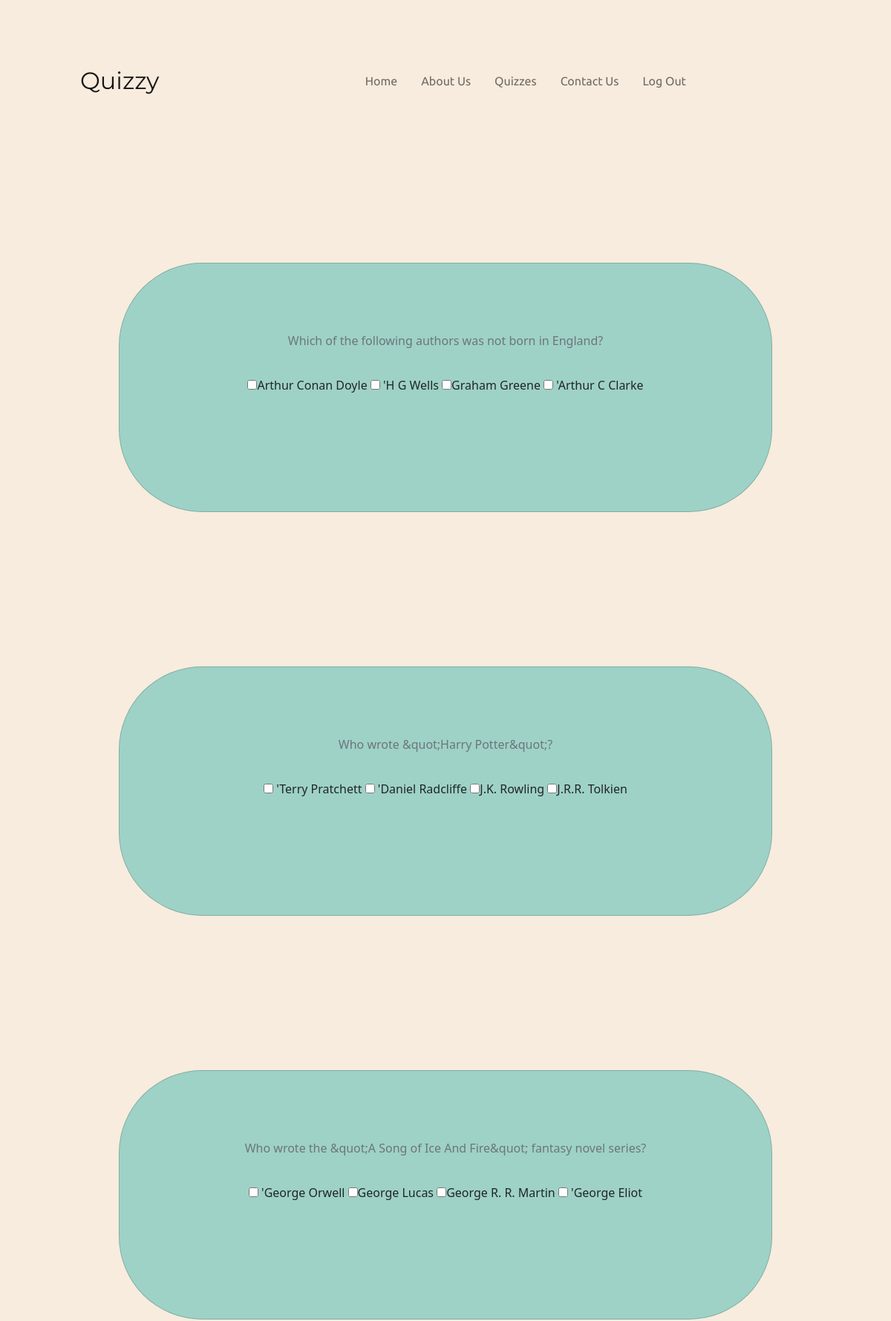
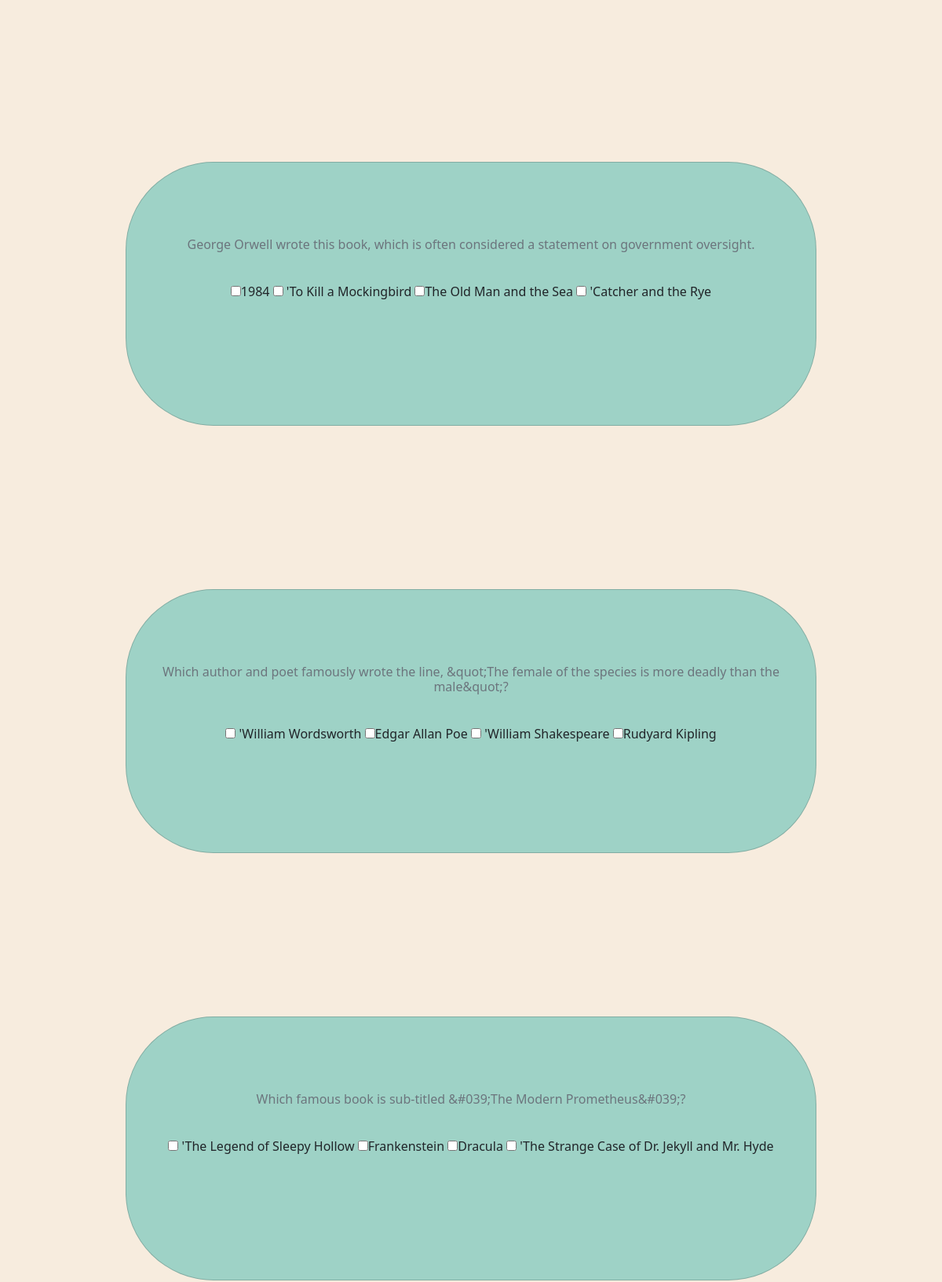
/Questions/Entertainment: Books (signed in, upper part), run on the app's committed database (2 pictures, top to bottom).
### main.py (models this page shows, shortened)
class Questions(db.Model):
    __Tablename__='questions'
    id=db.Column(db.Integer,primary_key=True,unique=True)
    category=db.Column(db.String(200))
    question=db.Column(db.String(200))
    correct_ans=db.Column(db.String(200))
    incorrect=db.Column(db.String(200))

### main.py (the view)
@app.route('/Questions/<catogery>',methods=['POST','GET'])
@login_required
def questions_page(catogery):
    correct.clear()
    specific_ques=Questions.query.filter_by(category=catogery).all()
    q_and_a=[]
    for item in specific_ques:
        q_and_a.append([item.incorrect.split(',')[0].strip("''[]'"),item.incorrect.split(',')[1].strip("[]'"),item.incorrect.split(',')[2].strip("[]'"),item.correct_ans])
        correct.append(item.correct_ans)
        wrong.append([item.incorrect.split(',')[0].strip("''[']'"),item.incorrect.split(',')[1].strip("[']'"),item.incorrect.split(',')[2].strip("[']'")])
    for j in q_and_a:
        random.shuffle(j)
    return render_template('questions.html',catt=specific_ques,q_a=q_and_a)

### main.py (called while the page is built)
@login_manager.user_loader
def load_user(user_id):
    return User.query.get(user_id)

### Templates/questions.html (shortened to what this page needs)
{% extends 'base.html' %}
{% block head %}
{{ super() }}
{% endblock head %}
{% block content %}
{% block navigation %}
{{ super() }}
{% endblock navigation %}
{% endblock content %}
{% block other %}
{% set eee=catt|length%}
{% for item in range(eee) %}
<div class="card quesion-card" style="width: 55rem;">
    <div class="card-body">
        <h6 class="card-subtitle mb-2 text-muted">{{catt[item].question}}</h6>
        <form method='post' action="{{url_for('score_page')}}">
            <input type="checkbox" name="{{item}}" value="{{q_a[item][0]}}">{{q_a[item][0]}}
            <input type="checkbox" name="{{item}}" value="{{q_a[item][1]}}">{{q_a[item][1]}}
            <input type="checkbox" name="{{item}}" value="{{q_a[item][2]}}">{{q_a[item][2]}}
            <input type="checkbox" name="{{item}}" value="{{q_a[item][3]}}">{{q_a[item][3]}}
    </div>
</div>
{% endfor %}
{% endblock other %}

### static/index.css (style rules this page uses)
.card { height: 31rem; margin-bottom: 8rem; ; margin-left: 10rem; }
.quesion-card { background-color:red; width: 55rem; height: 21rem; margin: auto; border-radius: 7rem; text-align:center; margin-top:13rem; }

### Templates/questions.html (style rules this page uses)
#Navigation,body { background-image:none; background-color:#F7ECDE; }
.quesion-card { background-color:#9ED2C6; }
.mb-2 { padding-top:83px; padding-bottom:30px; }

### data on the page
Questions: question "Which of the following authors was not born in England?", correct_ans "Arthur Conan Doyle"
Questions: question "Who wrote &quot;Harry Potter&quot;?", correct_ans "J.K. Rowling"
Questions: question "Who wrote the &quot;A Song of Ice And Fire&quot; fantasy novel series?", correct_ans "George R. R. Martin"
Questions: question "George Orwell wrote this book, which is often considered a statement on government oversight.", correct_ans "1984"
Questions: question "Which author and poet famously wrote the line, &quot;The female of the species is more deadly than the male&quot;?", correct_ans "Rudyard Kipling"
Questions: question "Which famous book is sub-titled &#039;The Modern Prometheus&#039;?", correct_ans "Frankenstein"

### other printed values
{{ q_a[item][1] }} "'H G Wells" "'Daniel Radcliffe" "George Lucas" "'To Kill a Mockingbird" "Edgar Allan Poe"
{{ q_a[item][2] }} "Graham Greene" "The Old Man and the Sea" "'William Shakespeare" "Dracula"
{{ q_a[item][3] }} "'Arthur C Clarke" "J.R.R. Tolkien" "'George Eliot" "'Catcher and the Rye" "'The Strange Case of Dr. Jekyll and Mr. Hyde"
{{ q_a[item][0] }} "'Terry Pratchett" "'George Orwell" "'William Wordsworth" "'The Legend of Sleepy Hollow"
